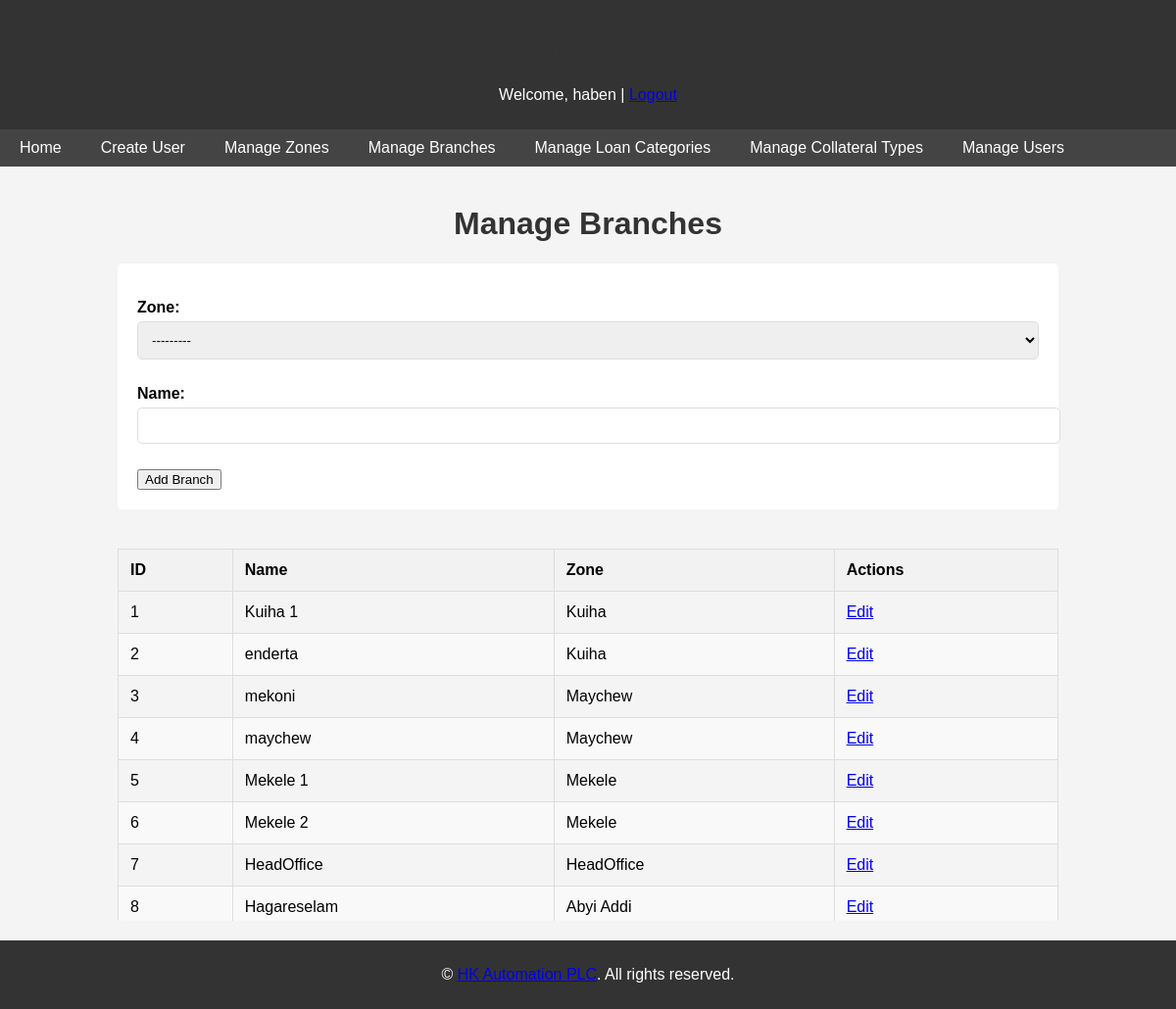
/manage_branches/ (signed in), run on the app's committed database.
### loans/models.py (models this page shows, shortened)
class CustomUser(AbstractUser):
    USER_ROLES = [
        ('loan_officer', 'Loan Officer'),
        ('finance', 'Finance'),
        ('operational_manager', 'Operational Manager'),
        ('manager', 'Manager')
    ]
    role = models.CharField(max_length=20, choices=USER_ROLES)
    phone_number = models.CharField(max_length=20)
    zone = models.ForeignKey(Zone, on_delete=models.SET_NULL, null=True, blank=True)
    branch = models.ForeignKey(Branch, on_delete=models.SET_NULL, null=True, blank=True)

class Zone(models.Model):
    name = models.CharField(max_length=255)
    def __str__(self):
        return self.name

class Branch(models.Model):
    zone = models.ForeignKey(Zone, on_delete=models.CASCADE)
    name = models.CharField(max_length=255)

### loans/views.py (the view)
# urls.py: path('manage_branches/', views.manage_branches, name='manage_branches'),
@login_required
@user_passes_test(lambda u: u.is_superuser)
def manage_branches(request):
    branches = Branch.objects.select_related('zone').all()
    if request.method == 'POST':
        form = BranchForm(request.POST)
        if form.is_valid():
            form.save()
            return redirect('manage_branches')
    else:
        form = BranchForm()
    return render(request, 'loans/manage_branches.html', {'branches': branches, 'form': form})

### loans/forms.py
class BranchForm(forms.ModelForm):
    class Meta:
        model = Branch
        fields = ['zone', 'name']

### templates/loans/manage_branches.html (shortened to what this page needs)
{% extends "base.html" %}
{% block content %}
<h1>Manage Branches</h1>
<form method="post">
    {{ form.as_p }}
    <button type="submit">Add Branch</button>
</form>
<div class="table-container">
    <table>
        <thead>
            <tr>
                <th>ID</th>
                <th>Name</th>
                <th>Zone</th>
                <th>Actions</th>
            </tr>
        </thead>
        <tbody>
            {% for branch in branches %}
            <tr>
                <td>{{ branch.id }}</td>
                <td>{{ branch.name }}</td>
                <td>{{ branch.zone.name }}</td>
                <td><a href="{% url 'edit_branch' branch.id %}">Edit</a></td>
            </tr>
            {% endfor %}
        </tbody>
    </table>
</div>
{% endblock %}

### templates/base.html (shortened to what this page needs)
<!DOCTYPE html>
<html>
<head>
    {% load static %}
    <link rel="stylesheet" type="text/css" href="{% static 'css/styles.css' %}">
</head>
<body>
    <header>
        <h1>Loan System</h1>
        {% if user.is_authenticated %}
            <p>Welcome, {{ user.username }} | <a href="{% url 'logout' %}">Logout</a></p>
        {% else %}
            <p><a href="{% url 'login' %}">Login</a></p>
        {% endif %}
    </header>
    <nav>
        <a href="{% url 'home' %}">Home</a>
        {% if user.is_authenticated %}
            {% if user.is_superuser %}
                <a href="{% url 'create_user' %}">Create User</a>
                <a href="{% url 'manage_zones' %}">Manage Zones</a>
                <a href="{% url 'manage_branches' %}">Manage Branches</a>
                <a href="{% url 'manage_loan_categories' %}">Manage Loan Categories</a>
                <a href="{% url 'manage_collateral_types' %}">Manage Collateral Types</a>
                <a href="{% url 'manage_users' %}">Manage Users</a>
            {% endif %}
        {% endif %}
    </nav>
    <div class="container">
        {% block content %}
        {% endblock %}
    </div>
    <footer>
        <p>&copy;  <a href="https://seqela.com">HK Automation PLC</a>. All rights reserved.</p>
    </footer>
</body>
</html>

### static/css/styles.css (style rules this page uses)
body { font-family: Arial, sans-serif; margin: 0; padding: 0; background-color: #f4f4f4; }
header { background-color: #333; color: white; padding: 10px 0; text-align: center; }
nav { margin: 0; padding: 0; background-color: #444; overflow: hidden; }
nav a { float: left; display: block; color: white; text-align: center; padding: 14px 20px; text-decoration: none; }
.container { width: 80%; margin: auto; overflow: hidden; }
h1 { margin-top: 20px; text-align: center; color: #333; }
form { background: white; padding: 20px; border-radius: 5px; margin: 20px 0; }
form label { display: block; margin-bottom: 5px; font-weight: bold; }
form input[type="text"], form input[type="password"], form select, form textarea { width: 100%; padding: 10px; margin-bottom: 10px; border: 1px solid #ddd; border-radius: 5px; }
body { display: flex; flex-direction: column; min-height: 100vh; margin: 0; }
.container { flex: 1; overflow: auto; padding: 20px; }
footer { text-align: center; padding: 10px 0; background-color: #333; color: white; position: relative; bottom: 0; width: 100%; }
.table-container { max-height: 400px; overflow-y: auto; margin-top: 20px; }
table { width: 100%; border-collapse: collapse; margin: 20px 0; }
table, th, td { border: 1px solid #ddd; }
th, td { padding: 12px; text-align: left; }
th { background-color: #f2f2f2; color: black; }
tr:nth-child(even) { background-color: #f9f9f9; }
nav { display: flex; background-color: #444; overflow: hidden; }
nav a { padding: 10px 20px; text-align: center; color: white; text-decoration: none; display: inline-block; }

### templates/base.html (style rules this page uses)
body { display: flex; flex-direction: column; min-height: 100vh; margin: 0; }
.container { flex: 1; overflow: auto; padding: 20px; }
footer { text-align: center; padding: 10px 0; background-color: #333; color: white; position: relative; bottom: 0; width: 100%; }
.table-container { max-height: 400px; overflow-y: auto; margin-top: 20px; }
table { width: 100%; border-collapse: collapse; margin: 20px 0; }
table, th, td { border: 1px solid #ddd; }
th, td { padding: 12px; text-align: left; }
th { background-color: #f2f2f2; color: black; }
tr:nth-child(even) { background-color: #f9f9f9; }
nav { display: flex; background-color: #444; overflow: hidden; }
nav a { padding: 10px 20px; text-align: center; color: white; text-decoration: none; display: inline-block; }

### data on the page
CustomUser: username "haben"
Branch: id "1", name "Kuiha 1", zone.name "Kuiha"
Branch: id "2", name "enderta", zone.name "Kuiha"
Branch: id "3", name "mekoni", zone.name "Maychew"
Branch: id "4", name "maychew", zone.name "Maychew"
Branch: id "5", name "Mekele 1", zone.name "Mekele"
Branch: id "6", name "Mekele 2", zone.name "Mekele"
Branch: id "7", name "HeadOffice", zone.name "HeadOffice"
Branch: id "8", name "Hagareselam", zone.name "Abyi Addi"
